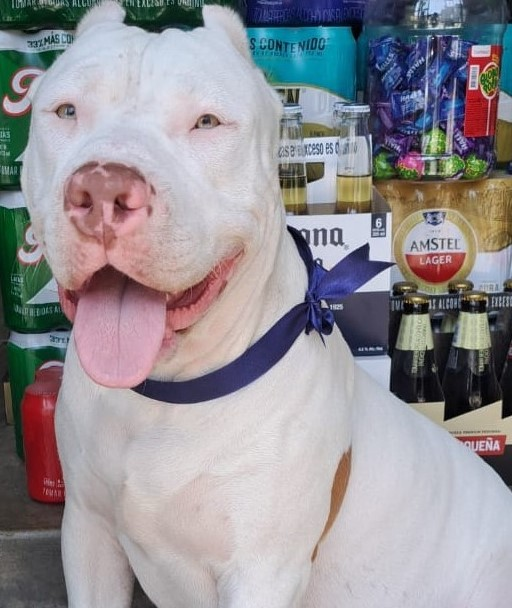
#> input picture Casos/5/imagen.jpg, 512 x 608 px
$ python Reflejo.py
#> lines starting #> are read from the running program, lines starting #| are printed output that depends on the picture
# importar libreria cv
import cv2

# cargar la imagen
imagen = cv2.imread('imagen.jpg')
#> imagen is the input picture: shape (608, 512, 3); mean B, G, R 150.3, 145, 148.3

# reflejo
imagen2 = cv2.flip(imagen, 1)
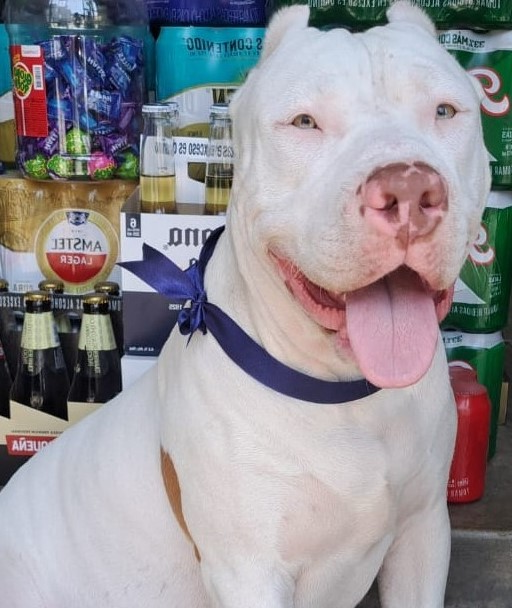
#> imagen2: shape (608, 512, 3); mean B, G, R 150.3, 145, 148.3


# mostrar la imagen
cv2.imshow('imagen1', imagen)
cv2.imshow('imagen2', imagen2)
cv2.waitKey(0)
